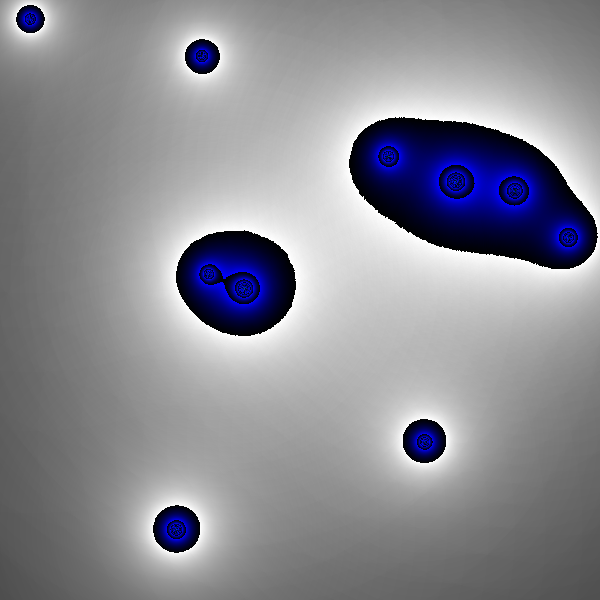
Frame 1 (no input)
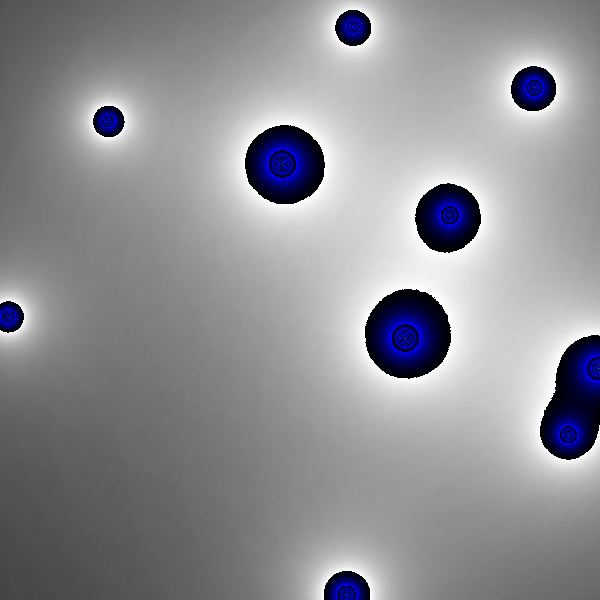
Frame 60 (the mouse pressed at the canvas centre just before this capture)
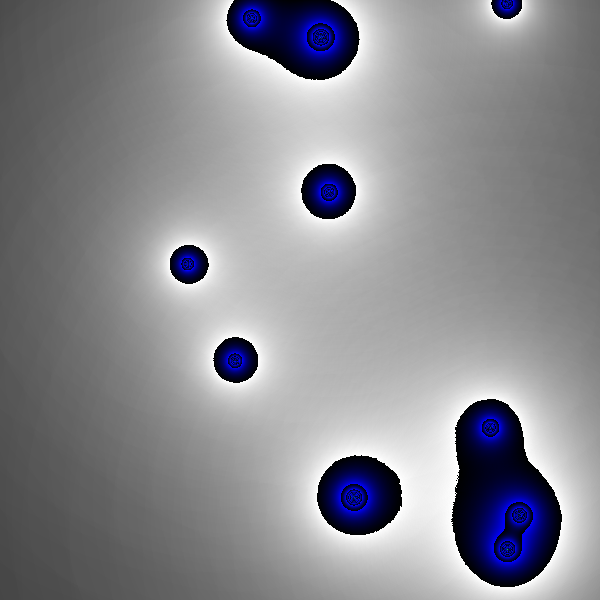
Frame 120 (the mouse held since frame 60 and released just before this capture)

The Processing sketch that drew these frames (run headless with seeded random() and noise(); from frame 60 on, the mouse is pressed at the canvas centre):

// Processing sketch: MetaBall
// ── MetaBall.pde
ArrayList<Ball> balls = new ArrayList();

void setup() {
    size(600, 600);

    for (int i = 0, len = 10; i < len; i++) {
        balls.add(new Ball(random(width), random(height)));
    }
}

void draw() {
    background(255);

    loadPixels();

    for (int x = 0, len = width; x < len; x++) {
        for (int y = 0, len2 = height; y < len2; y++) {
            int index = x + y * width;
            int sum = 0;
            for (Ball ball : balls) {
                float d = dist(x, y, ball.location.x, ball.location.y);
                sum += 120 * ball.radius / d;
            }
            pixels[index] = color(sum);
        }
    }

    updatePixels();

    for (Ball ball : balls) {
        ball.update();
        // ball.draw();
    }
}

// ── Ball.pde
class Ball {
    PVector location;
    PVector velocity;
    float radius;

    Ball(float x, float y) {
        location = new PVector(x, y);
        velocity = PVector.random2D();
        velocity.mult(random(2, 5));
        radius = random(20, 50);
    }

    void update() {
        location.add(velocity);

        if (location.x < 0 || location.x > width) {
            velocity.x *= -1;
        }
        if (location.y < 0 || location.y > height) {
            velocity.y *= -1;
        }
    }

    void draw() {
        noFill();
        stroke(0);
        strokeWeight(4);
        ellipse(location.x, location.y, radius * 2, radius * 2);
    }
}
